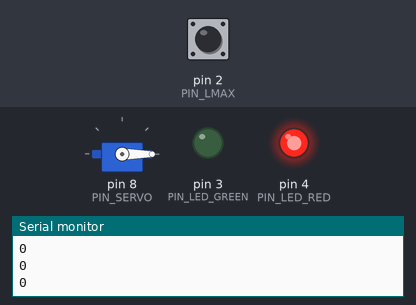
This sketch was run on a simulated Arduino Uno, built with avr-gcc and run on an emulated ATmega328P. Shown: servo, output pins drawn as LEDs (lit = HIGH), the last lines printed to the serial monitor. Dashed ring = blinking. The test bench sets the inputs (shaded band); at power-on: pin 2 (PIN_LMAX) LOW.

Above: at 1.2 s.
1.3 s: pin 2 (PIN_LMAX) pulsed HIGH 2 times (0.12 s each, 0.3 s apart)
At 2.3 s:
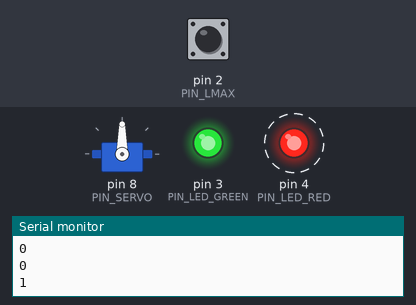
Timing chart, 0 to 10.4 s (numbered marks = the images above; inputs shaded):
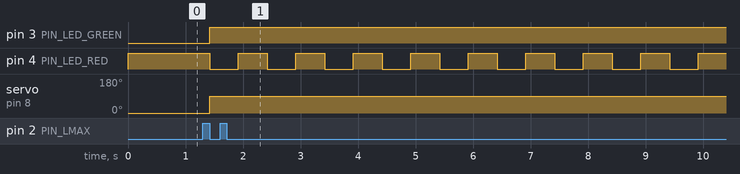

The sketch:

serbatoio_con_servomotore.ino
```cpp
/* Questo programma serve per una situzione del genere (vedi figure)


                      __led RGB
  1)                  |               Il serbatoio si riempie
  LMAX 0 _|_ _ _ _|  (V) /!\          Il led RGB è illuminato di verde
          |       |                   Il servomotore è a 0°
TUBO ON   |-------|                   LMAX è inattivo
| ____    |       |--serbatoio        Il tubo è acceso
  ____ \  |       |
       \\_|       |
        \_|_______|
          |_______| --> 0°

2)
   LMAX 1_|_______|  (R) /!\          Il serbatoio è pieno
          |       |                   Il led RGB si illumina di rosso
TUBO ON   |       |                   Il servomotore è ancora a 0°
| ____    |       |                   LAMX si attiva
  ____ \  |       |                   Il tubo è ancora acceso
       \\_|       |
        \_|_______|
          |_______| --> 0°

3)
__________________  (R/-) /!\         Il servomotore si sposta a 90°
_________________  \                  Il led RGB lampeggia di rosso
  |               \ \                 Il tubo si spegne
TUBO OFF         _|_|______________
                | |     \____     |
                | |          \____|_
        90° <-- |_|_______________|_ \
                                    | |

4)
      DOPO 10 SECONDI                 Il serbatoio si riempie
                                      Il led RGB è illuminato di verde
   LMAX 0_|_ _ _ _|  (V) /!\          Il servomotore torna a 0°
          |       |                   LMAX è inattivo
TUBO ON   |       |                   Il tubo si accende
| ____    |       |
  ____ \  |       |
       \\_|-------|
        \_|_______|
          |_______| --> 0°

*/


#include <Servo.h>

#define PIN_LMAX 2
#define PIN_SERVO 8
#define PIN_LED_RED 4
#define PIN_LED_GREEN 3
#define RIPOSO 0
#define ATTIVO 90

//ATTENZIONE! La variabile booleana seguente non è effettivamente necessaria
//per questo programma! Serve solo per simulare un caso reale!
bool tubo;

Servo motor;

int i;

void setup() {
  // ...
  Serial.begin (9600);

  pinMode (PIN_LMAX, INPUT);

  pinMode (PIN_LED_RED, OUTPUT);
  pinMode (PIN_LED_GREEN, OUTPUT);

  digitalWrite (PIN_LED_RED, HIGH);
  digitalWrite (PIN_LED_GREEN, HIGH);

  motor.attach (PIN_SERVO);

}

void loop() {
  // ...
  Serial.println(digitalRead(PIN_LMAX));
  motor.write(RIPOSO);
  tubo = true;
  digitalWrite (PIN_LED_GREEN, LOW);

  if ((digitalRead(PIN_LMAX)) == HIGH) {

    while ((digitalRead(PIN_LMAX)) == HIGH);

    digitalWrite (PIN_LED_GREEN, HIGH);

    tubo = false;
    motor.write(ATTIVO);

    for (i = 0; i < 10; i++) {
      digitalWrite (PIN_LED_RED, LOW);
      delay (500);
      digitalWrite (PIN_LED_RED, HIGH);
      delay(500);
    }
  }
  delay(100);
}
```

Measured:
- after the input at 1.3 s, pin 3 (PIN_LED_GREEN): LOW → HIGH after 0.12 s; pin 4 (PIN_LED_RED): alternates HIGH for 0.50 s and LOW for 0.50 s, starting after 0.12 s; servo on pin 8 (PIN_SERVO): 0° → 90° after 0.12 s
